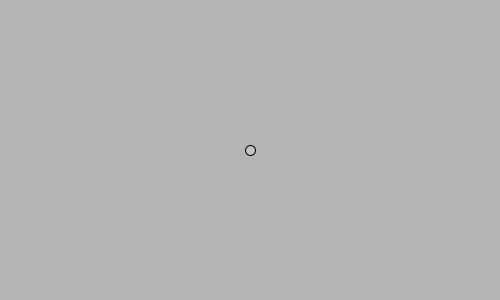
Frame 1 (no input)
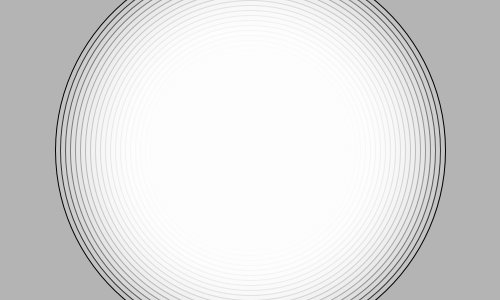
Frame 60 (the mouse pressed at the canvas centre just before this capture)
Frame 120 (the mouse held since frame 60 and released just before this capture): identical to frame 60, image omitted

The Processing sketch that drew these frames (run headless with seeded random() and noise(); from frame 60 on, the mouse is pressed at the canvas centre):

// Processing sketch: frameroop
// ── frameroop.pde
int diam = 10;
float centX, centY;

void setup() {
  size(500, 300);
  frameRate(24);
  smooth();
  background(180);
  centX = width / 2;
  centY = height / 2;
  stroke(0);
  strokeWeight(1);
  fill(255, 100);
}
void draw() {
  if (diam <+  400) {
    
    
    fill(255, 50);
    ellipse(centX, centY, diam, diam);
    
    
    diam += 10;
  }
}
